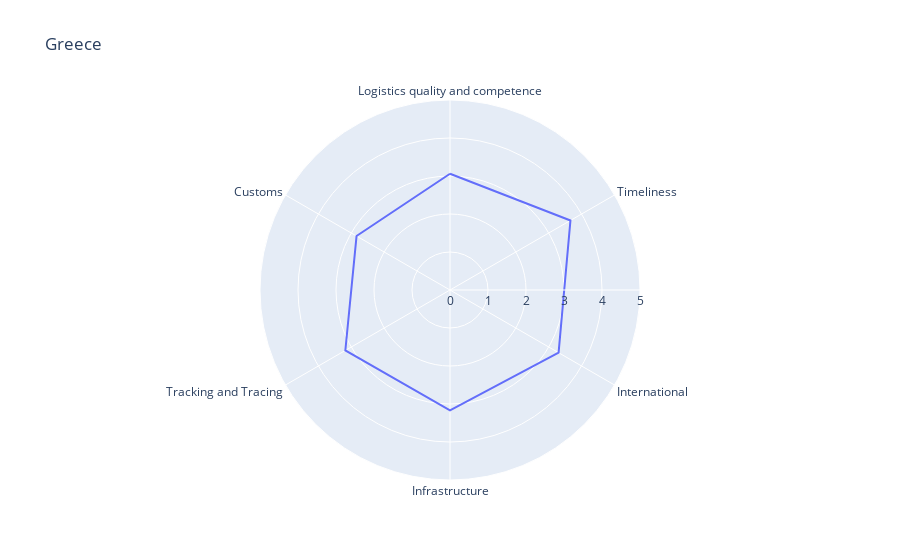

This figure's notebook cell:
### Code cell
fig.show()

### Figure 1 — Plotly figure (JSON) as saved in the notebook; plotly's stock layout.template omitted (floating-point values rounded to 4 significant figures)
{"data": [{"hovertemplate": "value=%{r}<br>indicator=%{theta}<extra></extra>", "legendgroup": "", "line": {"color": "#636efa", "dash": "solid"}, "marker": {"symbol": "circle"}, "mode": "lines", "name": "", "r": [3.06, 3.66, 3.3, 3.17, 3.18, 2.84, 3.06], "showlegend": false, "subplot": "polar", "theta": ["Logistics quality and competence", "Timeliness", "International", "Infrastructure", "Tracking and Tracing", "Customs", "Logistics quality and competence"], "type": "scatterpolar"}], "layout": {"legend": {"tracegroupgap": 0}, "polar": {"angularaxis": {"direction": "clockwise", "rotation": 90}, "domain": {"x": [0, 1], "y": [0, 1]}, "radialaxis": {"range": [0, 5]}}, "title": {"text": "Greece"}}}
